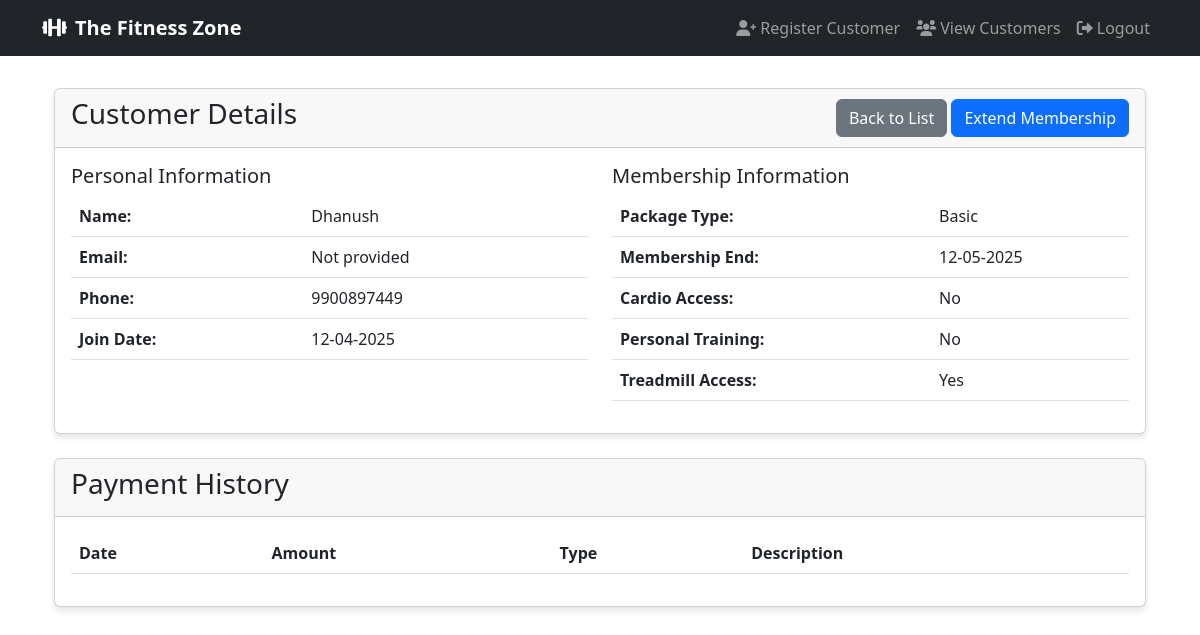
The page /view_customer/1 (signed in) on the database as committed earlier.
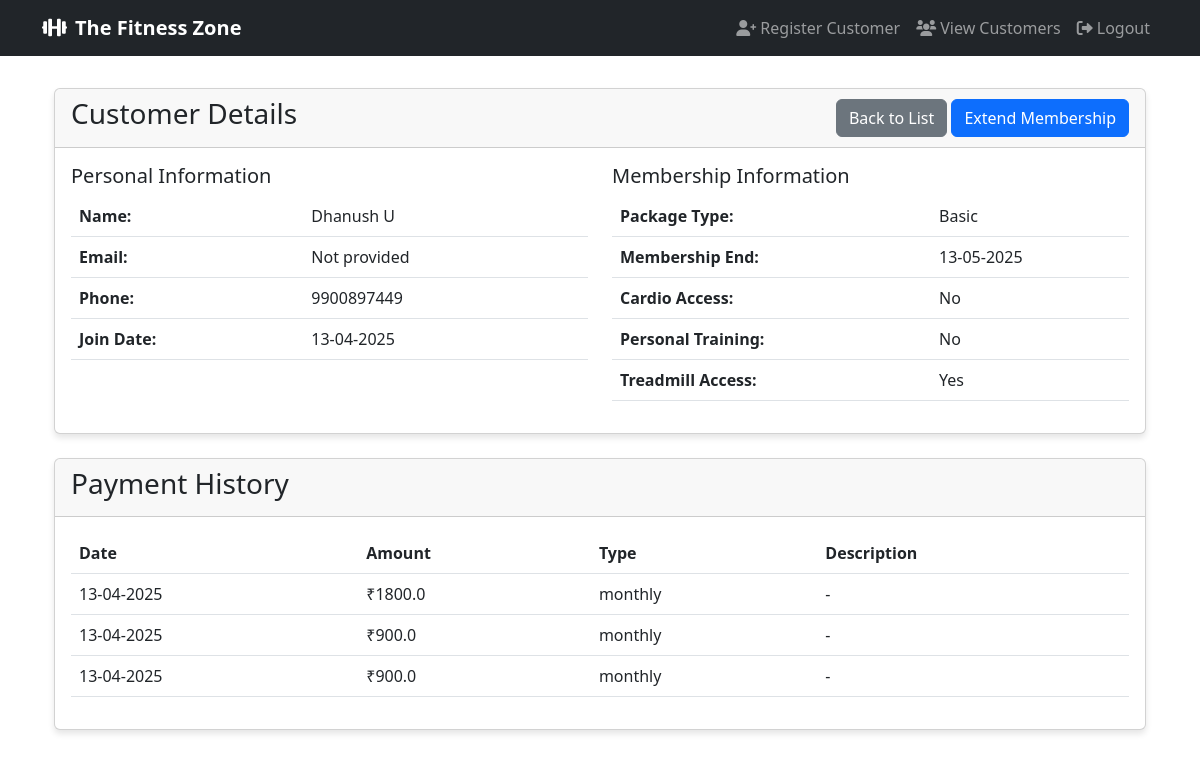
The same page on the database as committed later.
### app.py (models this page shows)
class Customer(db.Model):
    id = db.Column(db.Integer, primary_key=True)
    name = db.Column(db.String(100), nullable=False)
    email = db.Column(db.String(120), unique=True, nullable=True)
    phone = db.Column(db.String(20), nullable=False)
    join_date = db.Column(db.DateTime, default=datetime.utcnow)
    package_type = db.Column(db.String(20), nullable=False)  # basic, standard, premium, ultimate
    membership_end = db.Column(db.DateTime, nullable=False)
    has_cardio = db.Column(db.Boolean, default=False)
    has_personal_training = db.Column(db.Boolean, default=False)
    personal_training_type = db.Column(db.String(20), nullable=True)  # monthly, quarterly
    trainer_id = db.Column(db.Integer, db.ForeignKey('user.id'), nullable=True)
    notification_sent = db.Column(db.Boolean, default=False)
    admission_fee = db.Column(db.Float, nullable=True)
    package_fee = db.Column(db.Float, nullable=False)
    discount = db.Column(db.Float, nullable=True)
    total_amount = db.Column(db.Float, nullable=False)
    treadmill_access = db.Column(db.Boolean, default=False)
    fees = db.relationship('Fee', backref='customer', lazy=True, cascade="all, delete-orphan")
    pending_amount = db.Column(db.Float, default=0.0)

class Fee(db.Model):
    id = db.Column(db.Integer, primary_key=True)
    customer_id = db.Column(db.Integer, db.ForeignKey('customer.id'), nullable=False)
    amount = db.Column(db.Float, nullable=False)
    payment_date = db.Column(db.DateTime, default=datetime.utcnow)
    payment_type = db.Column(db.String(50), nullable=False)  # registration, monthly, additional
    description = db.Column(db.String(200))
    collected_by = db.Column(db.Integer, db.ForeignKey('user.id'), nullable=False)

### app.py (the view)
@app.route('/view_customer/<int:customer_id>')
@login_required
def view_customer(customer_id):
    customer = Customer.query.get_or_404(customer_id)
    fees = Fee.query.filter_by(customer_id=customer_id).order_by(Fee.payment_date.desc()).all()
    return render_template('view_customer.html', customer=customer, fees=fees)

### app.py (called while the page is built)
@login_manager.user_loader
def load_user(user_id):
    return User.query.get(int(user_id))

### templates/view_customer.html
{% extends "base.html" %}
{% block content %}
<div class="container mt-4">
    <div class="row">
        <div class="col-md-12">
            <div class="card">
                <div class="card-header d-flex justify-content-between align-items-center">
                    <h3>Customer Details</h3>
                    <div>
                        <a href="{{ url_for('view_customers') }}" class="btn btn-secondary">Back to List</a>
                        <a href="{{ url_for('extend_membership', customer_id=customer.id) }}" class="btn btn-primary">Extend Membership</a>
                    </div>
                </div>
                <div class="card-body">
                    <div class="row">
                        <div class="col-md-6">
                            <h5>Personal Information</h5>
                            <table class="table">
                                <tr>
                                    <th>Name:</th>
                                    <td>{{ customer.name }}</td>
                                </tr>
                                <tr>
                                    <th>Email:</th>
                                    <td>{{ customer.email or 'Not provided' }}</td>
                                </tr>
                                <tr>
                                    <th>Phone:</th>
                                    <td>{{ customer.phone }}</td>
                                </tr>
                                <tr>
                                    <th>Join Date:</th>
                                    <td>{{ customer.join_date.strftime('%d-%m-%Y') }}</td>
                                </tr>
                            </table>
                        </div>
                        <div class="col-md-6">
                            <h5>Membership Information</h5>
                            <table class="table">
                                <tr>
                                    <th>Package Type:</th>
                                    <td>{{ customer.package_type|title }}</td>
                                </tr>
                                <tr>
                                    <th>Membership End:</th>
                                    <td>{{ customer.membership_end.strftime('%d-%m-%Y') }}</td>
                                </tr>
                                <tr>
                                    <th>Cardio Access:</th>
                                    <td>{{ 'Yes' if customer.has_cardio else 'No' }}</td>
                                </tr>
                                <tr>
                                    <th>Personal Training:</th>
                                    <td>
                                        {% if customer.has_personal_training %}
                                            Yes ({{ customer.personal_training_type|title }})
                                        {% else %}
                                            No
                                        {% endif %}
                                    </td>
                                </tr>
                                <tr>
                                    <th>Treadmill Access:</th>
                                    <td>{{ 'Yes' if customer.treadmill_access else 'No' }}</td>
                                </tr>
                            </table>
                        </div>
                    </div>
                </div>
            </div>
        </div>
    </div>
    <div class="row mt-4">
        <div class="col-md-12">
            <div class="card">
                <div class="card-header">
                    <h3>Payment History</h3>
                </div>
                <div class="card-body">
                    <table class="table">
                        <thead>
                            <tr>
                                <th>Date</th>
                                <th>Amount</th>
                                <th>Type</th>
                                <th>Description</th>
                            </tr>
                        </thead>
                        <tbody>
                            {% for fee in fees %}
                            <tr>
                                <td>{{ fee.payment_date.strftime('%d-%m-%Y') }}</td>
                                <td>₹{{ fee.amount }}</td>
                                <td>{{ fee.payment_type }}</td>
                                <td>{{ fee.description or '-' }}</td>
                            </tr>
                            {% endfor %}
                        </tbody>
                    </table>
                </div>
            </div>
        </div>
    </div>
</div>
{% endblock %}

### templates/base.html (shortened to what this page needs)
<!DOCTYPE html>
<html lang="en">
<head>
    <link href="https://cdn.jsdelivr.net/npm/bootstrap@5.3.0/dist/css/bootstrap.min.css" rel="stylesheet">
    <link href="https://cdnjs.cloudflare.com/ajax/libs/font-awesome/6.0.0/css/all.min.css" rel="stylesheet">
</head>
<body>
    <nav class="navbar navbar-expand-lg navbar-dark bg-dark">
        <div class="container">
            <a class="navbar-brand" href="{{ url_for('index') }}">
                <i class="fas fa-dumbbell me-2"></i>The Fitness Zone
            </a>
            <div class="collapse navbar-collapse" id="navbarNav">
                <ul class="navbar-nav ms-auto">
                    {% if current_user.is_authenticated %}
                        <li class="nav-item">
                            <a class="nav-link" href="{{ url_for('register_customer') }}">
                                <i class="fas fa-user-plus me-1"></i>Register Customer
                            </a>
                        </li>
                        <li class="nav-item">
                            <a class="nav-link" href="{{ url_for('view_customers') }}">
                                <i class="fas fa-users me-1"></i>View Customers
                            </a>
                        </li>
                        <li class="nav-item">
                            <a class="nav-link" href="{{ url_for('logout') }}">
                                <i class="fas fa-sign-out-alt me-1"></i>Logout
                            </a>
                        </li>
                    {% else %}
                        <li class="nav-item">
                            <a class="nav-link" href="{{ url_for('login') }}">
                                <i class="fas fa-sign-in-alt me-1"></i>Login
                            </a>
                        </li>
                    {% endif %}
                </ul>
            </div>
        </div>
    </nav>
    <div class="container content">
        {% block content %}{% endblock %}
    </div>
</body>
</html>

### templates/base.html (style rules this page uses)
.navbar-brand { font-weight: bold; }
.content { margin-top: 2rem; }
.card { box-shadow: 0 4px 6px rgba(0, 0, 0, 0.1); }

Rows that differ between the two databases and show on the page:
changed Customer "Not provided": name "Dhanush" → "Dhanush U"; join_date "12-04-2025" → "13-04-2025"; membership_end "12-05-2025" → "13-05-2025"
added Fee: payment_date "13-04-2025", amount "1800.0", payment_type "monthly", description "-"
added Fee: payment_date "13-04-2025", amount "900.0", payment_type "monthly", description "-"
added Fee: payment_date "13-04-2025", amount "900.0", payment_type "monthly", description "-"
